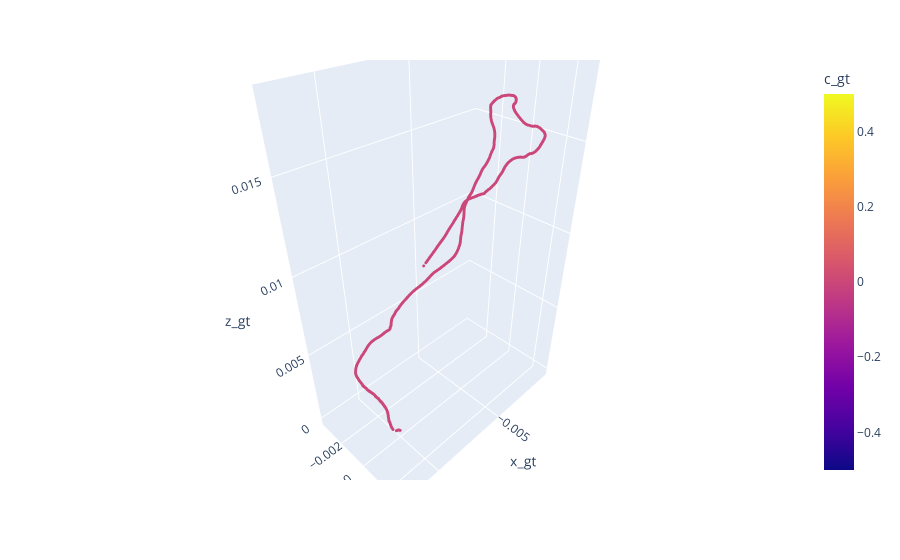

Notebook code for this chart:
### Code cell
import matplotlib.pyplot as plt
import plotly.express as px
color = np.zeros(len(x_pos),int)
color[0] = 1
size = np.zeros(len(x_pos),int)
size[0] = 1

color_gt = np.zeros(len(x_gt),int)
color[0] = 1
size_gt = np.zeros(len(x_gt),int)
size[0] = 1
#fig = plt.figure(figsize=(30, 30))
#ax = fig.add_subplot(projection='3d')
dataset = pd.DataFrame({'x': x_pos, 'y': y_pos, 'z': z_pos, 'c': color, 's': size})
dataset_gt = pd.DataFrame({'x_gt': x_gt, 'y_gt': y_gt, 'z_gt': z_gt, 'c_gt': color_gt, 's_gt': size_gt})

fig = px.scatter_3d(dataset, x = 'x',
                    y = 'y',
                    z= 'z', 
                    color='c')#, size='s')
fig = px.scatter_3d(dataset_gt, x = 'x_gt',
                    y = 'y_gt',
                    z = 'z_gt', 
                    color='c_gt')
#fig = px.scatter_3d(x = dataset['x'[0]], y = dataset['y'[0]], z= dataset['z'[0]])
fig.update_traces(marker_size = 1)
fig.show()

### Figure 1 — Plotly figure (JSON) as saved in the notebook; plotly's stock layout.template omitted (floating-point values rounded to 4 significant figures; data arrays with more than 128 entries replaced by an {"elided": "..."} marker saying what was removed)
{"data": [{"hovertemplate": "x_gt=%{x}<br>y_gt=%{y}<br>z_gt=%{z}<br>c_gt=%{marker.color}<extra></extra>", "legendgroup": "", "marker": {"color": {"elided": "2298 int values"}, "coloraxis": "coloraxis", "size": 1, "symbol": "circle"}, "mode": "markers", "name": "", "scene": "scene", "showlegend": false, "type": "scatter3d", "x": {"elided": "2298 float values"}, "y": {"elided": "2298 float values"}, "z": {"elided": "2298 float values"}}], "layout": {"coloraxis": {"colorbar": {"title": {"text": "c_gt"}}, "colorscale": [[0, "#0d0887"], [0.1111, "#46039f"], [0.2222, "#7201a8"], [0.3333, "#9c179e"], [0.4444, "#bd3786"], [0.5556, "#d8576b"], [0.6667, "#ed7953"], [0.7778, "#fb9f3a"], [0.8889, "#fdca26"], [1, "#f0f921"]]}, "legend": {"tracegroupgap": 0}, "margin": {"t": 60}, "scene": {"domain": {"x": [0, 1], "y": [0, 1]}, "xaxis": {"title": {"text": "x_gt"}}, "yaxis": {"title": {"text": "y_gt"}}, "zaxis": {"title": {"text": "z_gt"}}}}}
